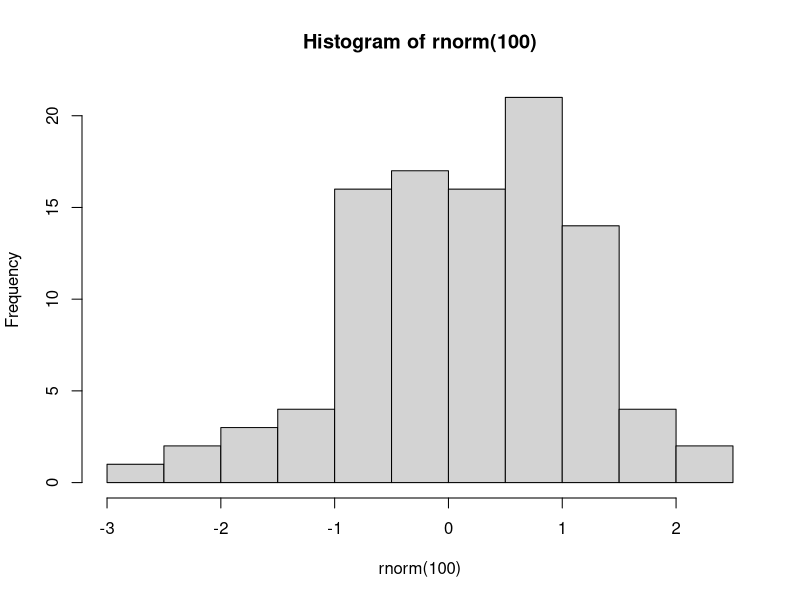
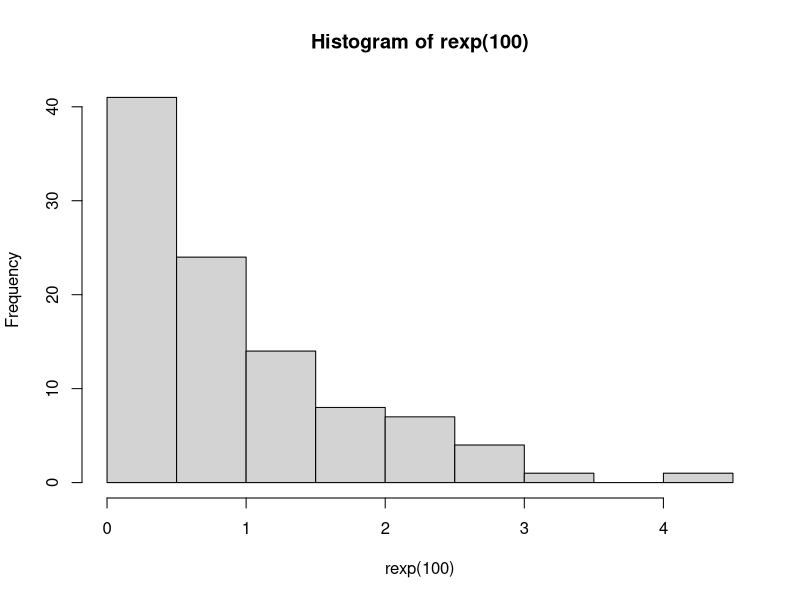
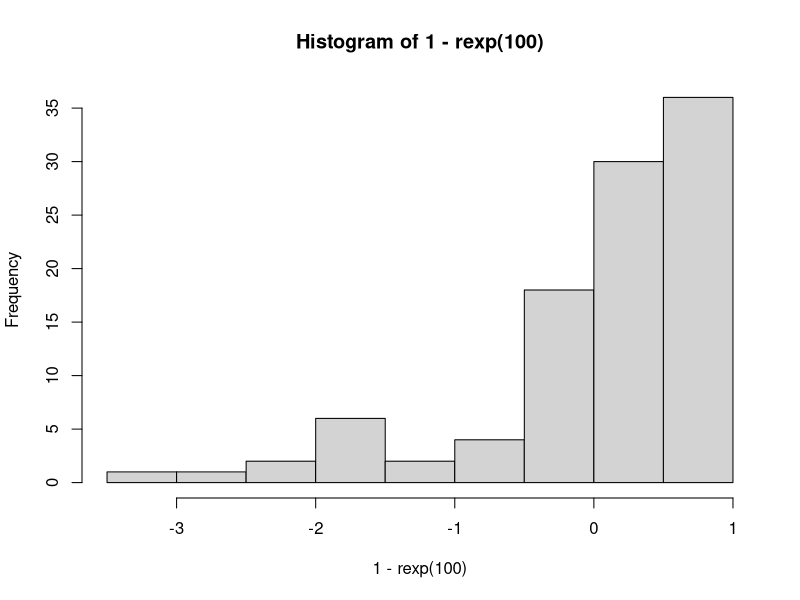

These figures' R source, in order:
# -----------------------------------------------------------------------------
#   Estudio: Factores relacionados con enfermedades cardiovasculares
#   Institución: Clínica Tu Salud
#   Tipo de estudio: Transversal
#   Muestra: 1250 pacientes
#   
#   Objetivo:
#   Identificar patrones, relaciones y factores de riesgo que contribuyen
#   al desarrollo de enfermedades cardiovasculares, utilizando métodos 
#   multivariados.
#   
#   Variables:
# -----------------------------------------------------------------------------
#   
#   1. Edad (Discreta)                       : Edad del paciente en años.
#   2. Fuma (Binaria)                        : ¿El paciente es fumador? (1 = Sí, 0 = No).
#   3. Índice de masa corporal (IMC) (Continua) : Medido en kg/m².
#   4. Colesterol total (Continua)           : Nivel de colesterol en mg/dL.
#   5. Glucosa en ayunas (Continua)          : Nivel de glucosa en mg/dL.
#   6. Presión arterial sistólica (Continua) : Medida en mmHg.
#   7. Frecuencia cardíaca en reposo (Continua): Latidos por minuto.
#   8. Gasto calórico diario (Continua)      : Medido en kcal/día.
#   9. Horas de sueño (Continua)             : Número de horas de sueño diarias.
#   10. Consumo semanal de frutas (Discreta) : Porciones de frutas a la semana.
#   11. Control médico regular (Binaria)     : ¿Control anual? (1 = Sí, 0 = No).
#   12. Diabetes (Binaria)                   : Diagnóstico de diabetes (1 = Sí, 0 = No).
#   13. Hipertensión (Binaria)               : Diagnóstico de hipertensión (1 = Sí, 0 = No).
#   14. Antecedentes familiares (Binaria)    : Enfermedades cardiovasculares en la familia (1 = Sí, 0 = No).
#   15. Actividad física (Continua)          : Horas de ejercicio semanal.
#   16. Consumo de alcohol (Ordinal)         : Frecuencia de consumo (1 = Nunca, 2 = Ocasionalmente, 3 = Frecuente).
#   17. Obesidad (Binaria)                   : Obesidad según IMC (1 = Sí, 0 = No).
#   18. Número de visitas al médico (Discreta): Visitas en el último año.
#   19. Género (Nominal)                     : Género del paciente (0 = Masculino, 1 = Femenino).
#   20. Zona de residencia (Politómica)      : Región de residencia (1 = Norte, 2 = Sur, 3 = Centro, 4 = Este).
# -----------------------------------------------------------------------------

library(readxl)
datos<-read_xlsx("data/Tusalud.xlsx")
datos<-data.frame(datos)
head(datos)

######################
# Selección de datos #
######################

datos[c(1,4),] #Selección de pacientes 1 y 4; c = concatenar
datos[1:4,] #Selección de pacientes 1 al 4; : = hasta
datos[-c(1,4),] #Selección de todos los pacientes menos el 1 y 4

#Selección de Variables
datos[,c(1,4)] #Seleccionar variables según posición 1 y 4
datos[,1:4] #Seleccionar variables según posición del 1 al 4

#Selección de variables por el nombre ($)
datos$IMC #Selccionar los valores de la variable IMC
datos$Glucosa #Selccionar los valores de la variable Glucosa
datos[,c("Fuma", "Diabetes")] #concatenación de valores por nombre
names(datos) #Nombre de variables

#Selección de casos y variables
datos[c(101, 110), c(1,4)] #Seleccionar casos 101 y 140 de las variables 1 y 4

# Selcción de casos de acuerdo a criterios
datos[datos$IMC>30,] # Casos con IMC > 30
datos[datos$IMC>30, "Edad"] # Edad de casos con IMC > 30
datos[datos$IMC>30, c("Edad","Genero")] # Edad y Genero de casos con IMC > 30
# Edad, Genero, IMC con IMC > 30 y Edad < 30
datos[datos$IMC>30 & datos$Edad>30, c("Edad","Genero", "IMC")]
# Edad, Genero, IMC con IMC > 30 O Edad < 30
datos[datos$IMC>30 | datos$Edad>30, c("Edad","Genero", "IMC")]

########################
# Medidas Descriptivas #
########################

attach(datos) # Permitir acceder a cada columna directamente

mean(Edad) # Media de la Edad
median(Edad) # Mediana de la Edad
table(Edad) # Frecuencias de Edad
sort(table(Edad), decreasing = TRUE) #Moda de la Edad

# Promedio de IMC por Zona (buscar mayor valor) ¿Cuál es esa zona?
tapply(IMC, Zona, mean) 

#NOTA: tapply() : función para buscar estadisticas descriptivas x grupos

########################
#   Casos de Estudio   #
########################

# 1. Se brindará un descuento especial en atención de obesidad a los pacientes
# de aquella zona en que el promedio de IMC sea mayor. ¿Cuál es la zona?

sort(tapply(IMC, Zona, mean), decreasing = TRUE)[1]

# 2. Se brindará un descuento especial en atención de obesidad a los pacientes
# de aquella zona en que el valor mediano de colesterol sea mayor.
# ¿Cuál es la zona?

sort(tapply(Colesterol, Zona, median), decreasing = TRUE)[1]


# 3. Se brindará un descuento especial en atención de obesidad a los pacientes
# de aquella zona en que los valores de Glucosa en ayunas sean más homogéneos
# ¿Cuál es la zona?


cv <- function(datos){ #Nota: cv = Nombre de la función
  cv<- sd(datos) / mean(datos)
  cv<-100*cv
  cv<-round(cv, 2)
  return(cv)
}

# Coefucuente de variabilidad (cv) = (S // X) * 100; 
# S = Desviación estandar
# X = Promedio 


# Mas Homogeneos = es menor Coefucuente de variabilidad (cv)

sort(tapply(Glucosa, Zona, cv))[1]

# 4. Se brindará un descuento especial en atención de obesidad a los pacientes
# de aquella zona que posea el valor más bajo correspondiente al valor minimo
# del 15% de las edades más altas ¿Cuál es la zona?

sort(tapply(Edad, Zona, quantile, 0.85))[1]

# Interpretación: P85 (Zona2) = 55.05; El 85% de los pacientes de la zona 2
# Tienen una edad maxima de 55.05 años


# 6. Se brindará un descuento especial en atención de obesidad a los pacientes
# de aquella zona en que los valores de de Frecuencia cardiaca se concentren
# en valores altos ¿Cuál es la zona?


#Coeficiente de Asimetría: señala concentración de datos.
# As = 3 ( media - mediana ) / S; S = Desviación Estandar

as <- function(datos){ # Función de Asimetria
  as<- 3 * (mean(datos) - median(datos)) / sd(datos)
  return(as)
}

tapply(FreqCard, Zona, as)
sort(tapply(FreqCard, Zona, as) , decreasing = TRUE)[1]

# Nota: 
# Si coef. de asimetria (As) = 0 entonces La distrib. es Simetrica
# Si coef. de asimetria (As) < 0 entonces La distrib. es Asimetrica positiva
# Si coef. de asimetria (As) > 0 entonces La distrib. es Asimetrica negativa

# Simétrica: Valores centrales
# Asimetrica positiva: Valores bajos
# Asimetrica negativa: Valores altos

#Ejemplos Simetria vs Asimetria (Histogramas)
hist(rnorm(100)) # Distribución Normal = Simetrica
hist(rexp(100)) # Distribución Exponencial = Asimetrica Positiva
hist(1 - rexp(100)) # Distribución Exponencial = Asimetrica Negativa

# aggregate: Compara con mas grupos
aggregate(FreqCard, list(Diabetes, HTA), as) 
# output: Group.1 = Diabetes ; Group.2 = HTA; x = as

aggregate(FreqCard, list(Zona, Genero), as)
# output: Group.1 = Zona ; Group.2 = Genero; x = as

#Añadiendo estadisticas descriptivas
resumen <- aggregate(FreqCard, list(Zona, Genero), as)
media <- aggregate(FreqCard, list(Zona, Genero), mean)$x
resumen <- cbind(resumen, media) # cbind = concatenación de dataframes
names(resumen)<-c("Zona", "Género", "As", "Media") # Cambio de nombres de las variables
resumen

#####################
# Codificar Niveles #
#####################

# Nota: Gestión con variables categoricas.

datos$Fuma<-factor(datos$Fuma, levels = c(0,1), labels = c("No", "Si"))
table(datos$Fuma)

datos$ControlMed<-factor(datos$ControlMed, levels = c(0,1), labels = c("No", "Si"))
table(datos$ControlMed)

datos$Diabetes<-factor(datos$Diabetes, levels = c(0,1), labels = c("No", "Si"))
table(datos$Diabetes)

datos$HTA<-factor(datos$HTA, levels = c(0,1), labels = c("No", "Si"))
table(datos$HTA)

datos$Obesidad<-factor(datos$Obesidad, levels = c(0,1), labels = c("No", "Si"))
table(datos$Obesidad)

datos$Antecedentes<-factor(datos$Antecedentes, levels = c(0,1), labels = c("No", "Si"))
table(datos$Antecedentes)

datos$Alcohol<-factor(datos$Alcohol, levels = 1:3, labels = c("Nunca", "A veces", "Siempre"))
table(datos$Alcohol)

datos$Genero<-factor(datos$Genero, levels = c(0,1), labels = c("Masc", "Fem"))
table(datos$Genero)

datos$Zona<-factor(datos$Zona, levels = 1:4, labels = c("Norte", "Sur", "Centro", "Este"))
table(datos$Zona)


#####################
#    Tabulaciones   #
#####################

detach(datos) #Deshacer attach
attach(datos) #asignar nueuvas etiquetas

table(Zona) # Tabulación Simple

table(Zona, Diabetes) # Tabulación por Zona y Diabetes

table(Zona, Obesidad) # Tabulación por Zona y Obesidad

ftable(Zona, Diabetes, HTA) # Tabulación por Zona, Diabetes y HTA
# Note: ftable: para mas de una variable

